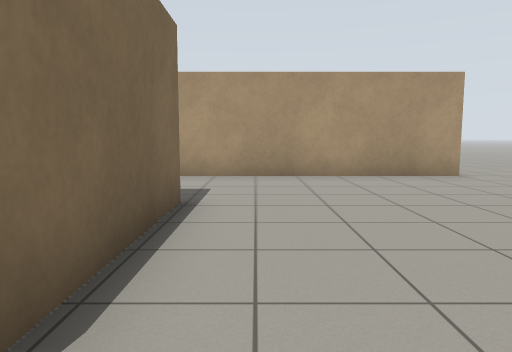
view 1 (above)

17 first-person views from a walk through a world built for the Gazebo simulator. The camera is 0.94 m above the floor, tilts 6° down and sees 70° across. The floor is counted in squares, 1 m on a side. Each view is taken from the middle of a square. On the plan, view 1 faces up. The plan holds only what a view shows up to about 13 squares ahead; the rest is blank.

view 2
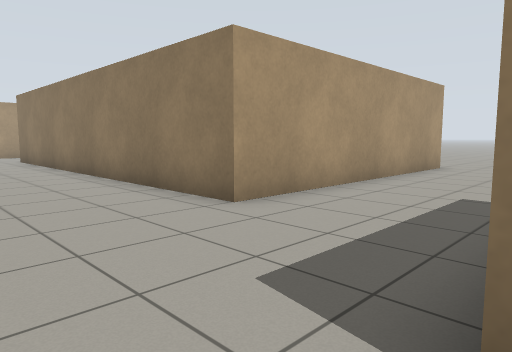

view 3
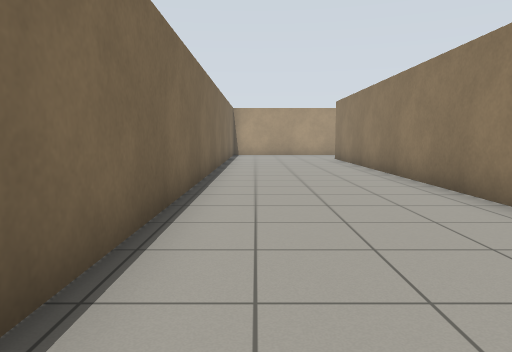

view 4
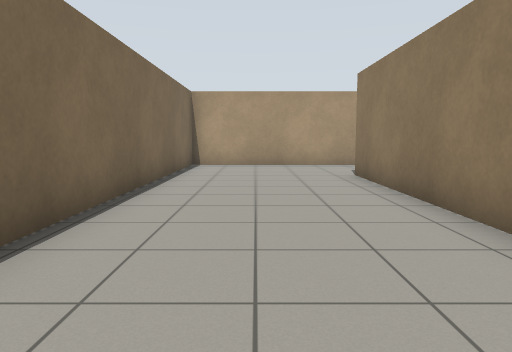

view 5
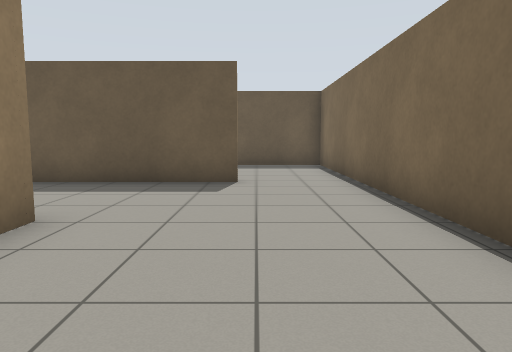

view 6
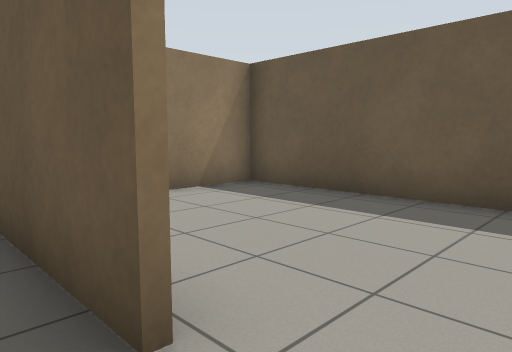

view 7
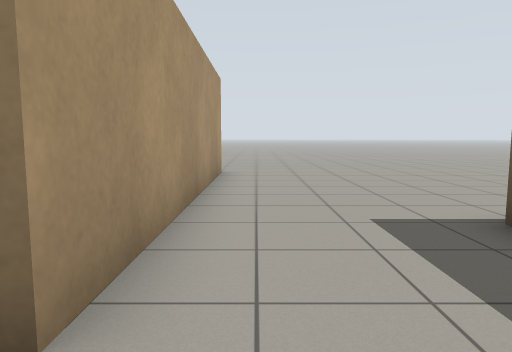

view 8
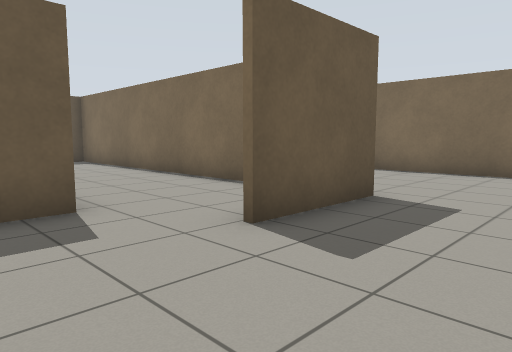

view 9
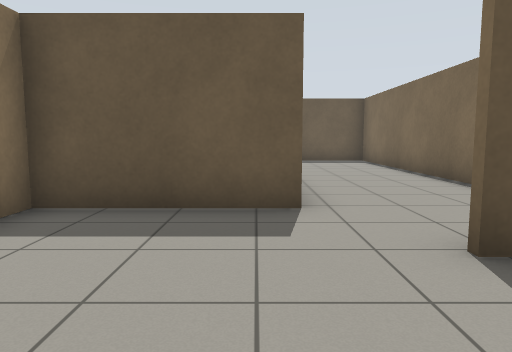

view 10
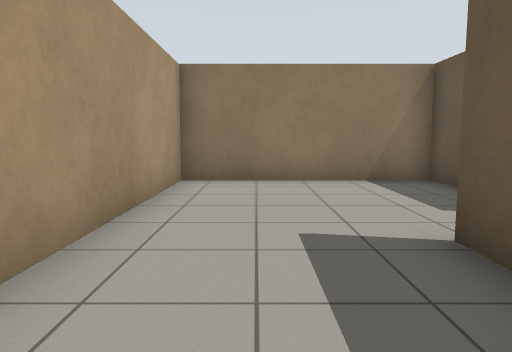

view 11
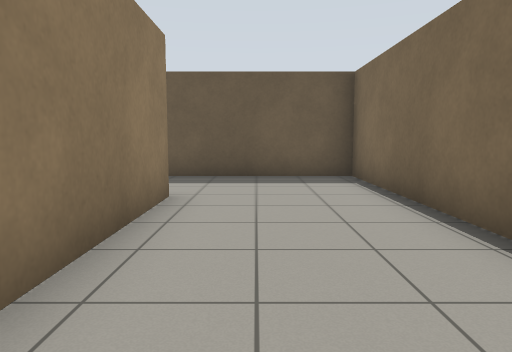

view 12
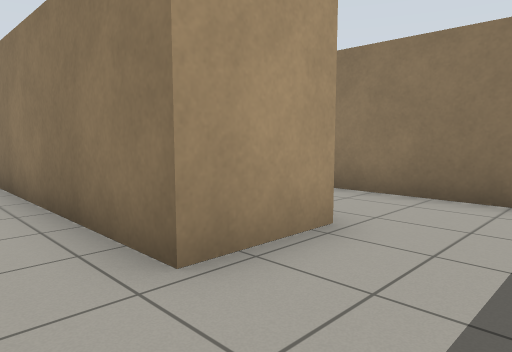

view 13
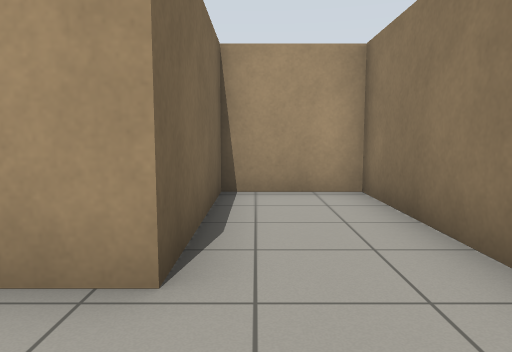

view 14
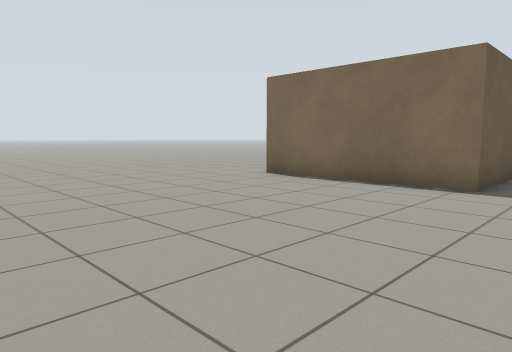

view 15
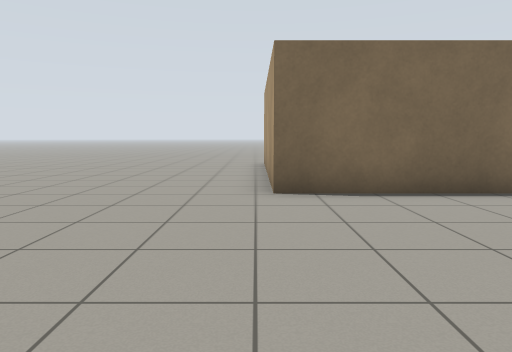

view 16
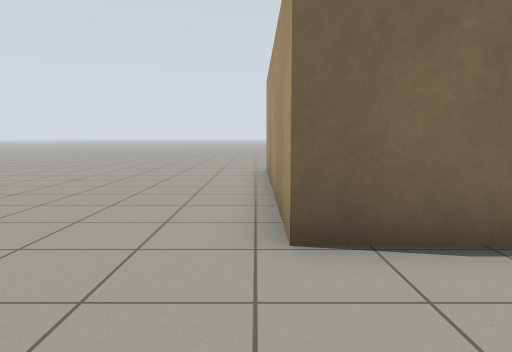

view 17
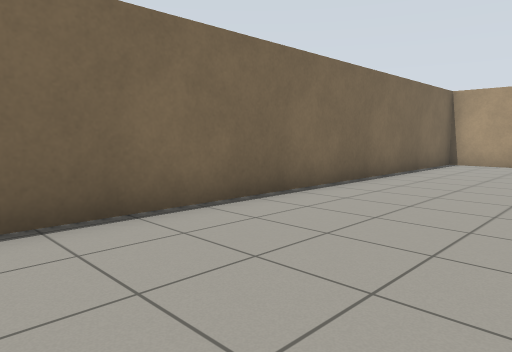

### Floor plan
Ten units are one square. View 1 is at (0, 0); x grows to the right and y downward. Boxes are objects, and circles mark ways between rooms. Rooms are numbered by the first view taken in them; rooms with no view inside come last. Other rooms are left out.
<svg viewBox="-87 -251 152 266">
<path fill="none" stroke="#000" d="M4 -122 4 -181M51 -89 -35 -89 -35 -212 -8 -212M-56 -53 -11 -53 -11 -3 -79 -3M-34 -184 -34 -91 13 -91M4 -192 40 -192 40 -246 -82 -246 -82 -44M48 -110 48 -163 24 -163 24 -122 4 -122M-82 -44 -82 -4 -13 -4 -13 -25"/>
<circle cx="15" cy="-105" r="3" fill="#2a7"/>
<circle cx="-65" cy="-50" r="3" fill="#2a7"/>
<text x="-10" y="-110">1</text>
<text x="30" y="-120">2</text>
<text x="-50" y="-30">3</text>
</svg>
Room 1 opens to room 2. Room 1 opens to room 3.

Where each view was taken, in squares from view 1:
view 1: 0 up, 0 right, facing up
view 2: 5 up, 7 left, facing up-right
view 3: 5 up, 7 left, facing up
view 4: 12 up, 6 left, facing up
view 5: 13 up, 6 left, facing down
view 6: 6 up, 7 left, facing down-right
view 7: 8 up, 5 left, facing right
view 8: 24 up, 2 right, facing down-left
view 9: 24 up, 1 right, facing down
view 10: 23 up, 4 left, facing right
view 11: 18 up, 1 left, facing down
view 12: 10 up, 1 left, facing up-right
view 13: 10 up, 3 right, facing up
view 14: 7 up, 6 right, facing down-left
view 15: 0 up, 5 right, facing left
view 16: 0 up, 2 right, facing left
view 17: 11 up, 4 left, facing up-left
